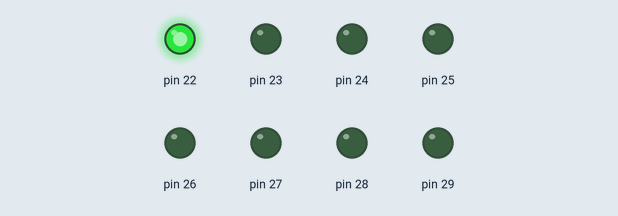
Bench run of a sketch on a simulated Arduino Mega 2560, built with avr-gcc and run on an emulated ATmega2560. Parts: output pins drawn as LEDs (lit = HIGH).

Above: at 0.1 s.
At 0.54 s:
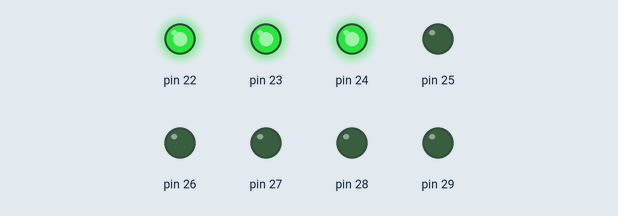
At 0.76 s:
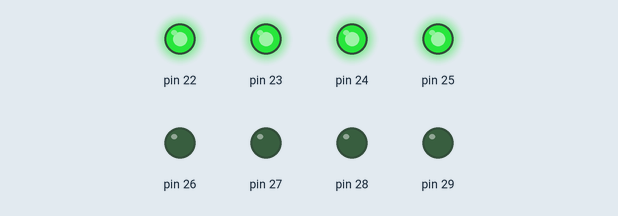
At 1.42 s:
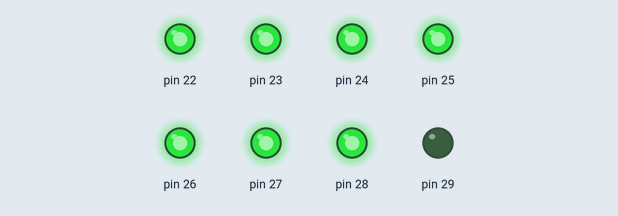
At 2.07 s:
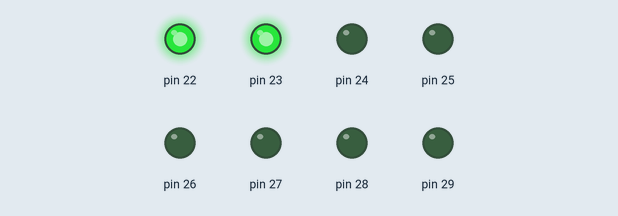
At 2.73 s:
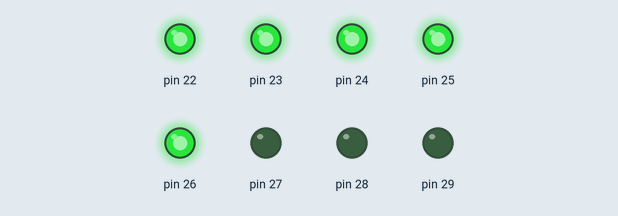
Timing chart, 0 to 3.0 s (numbered marks = the images above):
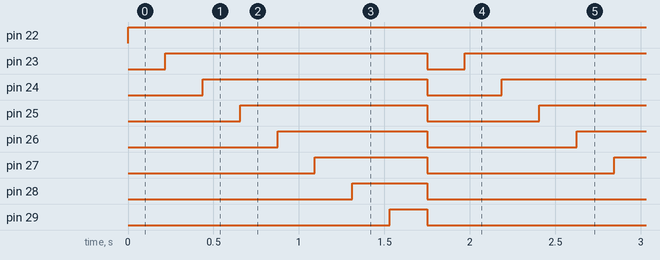

The sketch:

sketch.ino
```cpp
void setup() {
  // put your setup code here, to run once:
  volatile char *ddr_a=(char*)0x21;
  *ddr_a=0xff;

}

void loop() {
  // put your main code here, to run repeatedly:
  volatile char *port_a=(char*)0x22;\
  *port_a=0;

 volatile long  x;
 while(1){
  *port_a=0;
 for(volatile char i=0;i<8;i++)
 { *port_a|=(1<<i);
  for(x=0;x<100000;x++);
 }
 }
}
```

Measured:
- by itself, pin 22: LOW → HIGH at 0.00 s
- by itself, pin 23: alternates HIGH for 1.5 s and LOW for 0.22 s
- by itself, pin 24: alternates HIGH for 1.3 s and LOW for 0.44 s
- by itself, pin 25: alternates HIGH for 1.1 s and LOW for 0.66 s
- by itself, pin 26: alternates HIGH for 0.88 s and LOW for 0.88 s
- by itself, pin 27: alternates HIGH for 0.66 s and LOW for 1.1 s
- by itself, pin 28: alternates HIGH for 0.44 s and LOW for 1.3 s
- by itself, pin 29: alternates HIGH for 0.22 s and LOW for 1.5 s
